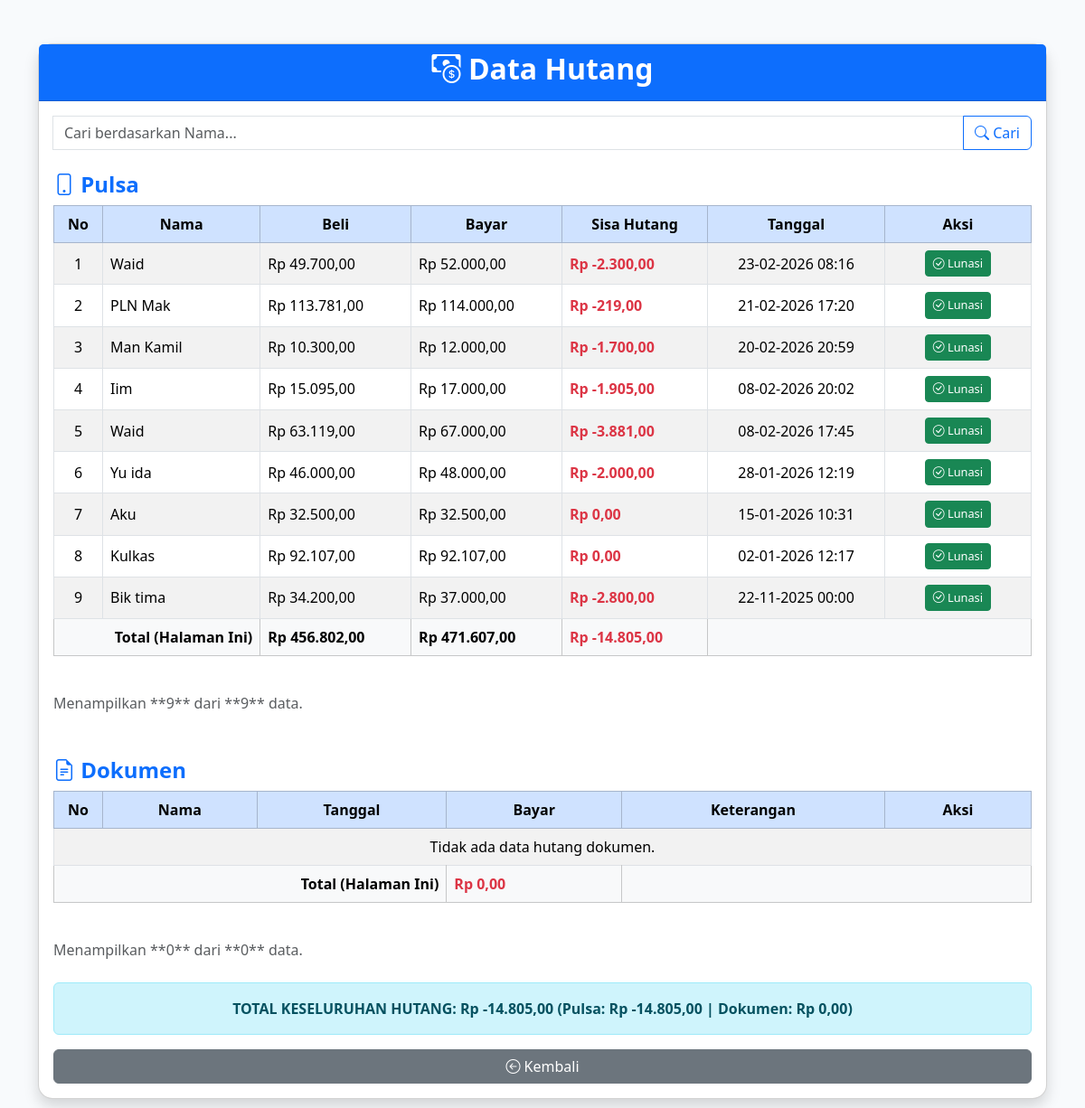
Screenshot of /hutang/hutang.php with the database file from the repository.
### tables this page shows
CREATE TABLE `pulsa` (
  `id` int(11) NOT NULL,
  `nama` varchar(255) NOT NULL,
  `beli` decimal(10,2) NOT NULL,
  `bayar` decimal(10,2) NOT NULL,
  `tanggal` datetime DEFAULT NULL,
  `status` enum('Hutang','Lunas') NOT NULL,
  `tanggal_lunas` datetime DEFAULT NULL
);

### hutang/hutang.php (the view, shortened to what this page needs)
<?php
include '../koneksi.php';
$limit = 10;
function formatRupiah($angka)
{
    if (!is_numeric($angka)) {
        return "Rp 0,00";
    }
    return "Rp " . number_format($angka, 2, ',', '.');
}
function formatTanggal($tanggal, $include_time = false)
{
    $format = "d-m-Y";
    if ($include_time) {
        $format = "d-m-Y H:i";
    }
    return date($format, strtotime($tanggal));
}
$search_query = isset($_GET['cari']) ? $_GET['cari'] : '';
$where_clause = '';
$pagePulsa = isset($_GET['halaman_pulsa']) ? max(1, (int)$_GET['halaman_pulsa']) : 1;
$startPulsa = ($pagePulsa * $limit) - $limit;
$totalQueryPulsa = "SELECT COUNT(id) AS total FROM pulsa WHERE status = 'Hutang'" . $where_clause;
$totalResultPulsa = $conn->query($totalQueryPulsa);
$totalRowsPulsa = $totalResultPulsa->fetch_assoc()['total'];
$queryPulsa = "SELECT * FROM pulsa WHERE status = 'Hutang'" . $where_clause . " ORDER BY tanggal DESC LIMIT $startPulsa, $limit";
$resultPulsa = $conn->query($queryPulsa);
$totalBeliPulsa = 0;
$totalBayarPulsa = 0;
$pageDokumen = isset($_GET['halaman_dokumen']) ? max(1, (int)$_GET['halaman_dokumen']) : 1;
$startDokumen = ($pageDokumen * $limit) - $limit;
$totalQueryDokumen = "SELECT COUNT(id) AS total FROM dokumen WHERE status = 'Hutang'" . $where_clause;
$totalResultDokumen = $conn->query($totalQueryDokumen);
$totalRowsDokumen = $totalResultDokumen->fetch_assoc()['total'];
$queryDokumen = "SELECT * FROM dokumen WHERE status = 'Hutang'" . $where_clause . " ORDER BY tanggal DESC LIMIT $startDokumen, $limit";
$resultDokumen = $conn->query($queryDokumen);
$totalBayarDokumen = 0;
$globalQueryPulsa = "SELECT SUM(beli) AS total_beli, SUM(bayar) AS total_bayar FROM pulsa WHERE status = 'Hutang'";
$globalResultPulsa = $conn->query($globalQueryPulsa)->fetch_assoc();
$totalHutangPulsaGlobal = $globalResultPulsa['total_beli'] - $globalResultPulsa['total_bayar'];
$globalQueryDokumen = "SELECT SUM(bayar) AS total_bayar FROM dokumen WHERE status = 'Hutang'";
$globalResultDokumen = $conn->query($globalQueryDokumen)->fetch_assoc();
$totalHutangDokumenGlobal = $globalResultDokumen['total_bayar'];
$totalHutangGlobal = $totalHutangPulsaGlobal + $totalHutangDokumenGlobal;
?>
<!DOCTYPE html>
<html lang="id">
<head>
    <link href="https://cdn.jsdelivr.net/npm/bootstrap@5.3.3/dist/css/bootstrap.min.css" rel="stylesheet">
    <link href="https://cdn.jsdelivr.net/npm/bootstrap-icons@1.10.5/font/bootstrap-icons.css" rel="stylesheet">
</head>
<body>
    <div class="container mt-5 mb-5">
        <div class="card shadow">
            <div class="card-header bg-primary text-white text-center">
                <h2><i class="bi bi-cash-coin"></i> Data Hutang</h2>
            </div>
            <div class="card-body">
                <form action="" method="GET" class="mb-4">
                    <div class="input-group">
                        <input type="text" class="form-control" placeholder="Cari berdasarkan Nama..." name="cari"
                            value="<?= htmlspecialchars($search_query) ?>">
                        <button class="btn btn-outline-primary" type="submit">
                            <i class="bi bi-search"></i> Cari
                        </button>
                    </div>
                </form>
                <h4 class="mt-3 text-primary"><i class="bi bi-phone"></i> Pulsa</h4>
                <div class="table-responsive mb-4">
                    <table class="table table-bordered table-hover table-striped align-middle">
                        <thead class="table-primary text-center">
                            <tr>
                                <th style="width: 5%;">No</th>
                                <th>Nama</th>
                                <th>Beli</th>
                                <th>Bayar</th>
                                <th>Sisa Hutang</th>
                                <th>Tanggal</th>
                                <th style="width: 15%;">Aksi</th>
                            </tr>
                        </thead>
                        <tbody>
                            <?php $no = $startPulsa + 1;
                            if ($resultPulsa->num_rows > 0) :
                                while ($row = $resultPulsa->fetch_assoc()) {
                                    $totalBeliPulsa += $row['beli'];
                                    $totalBayarPulsa += $row['bayar'];
                                    $sisaHutang = $row['beli'] - $row['bayar'];
                            ?>
                                    <tr>
                                        <td class="text-center"><?= $no++ ?></td>
                                        <td><?= htmlspecialchars($row['nama']) ?></td>
                                        <td><?= formatRupiah($row['beli']) ?></td>
                                        <td><?= formatRupiah($row['bayar']) ?></td>
                                        <td class="fw-bold text-danger"><?= formatRupiah($sisaHutang) ?></td>
                                        <td class="text-center"><?= formatTanggal($row['tanggal'], true) ?></td>
                                        <td class="text-center">
                                            <form action="../hutang/update_status.php" method="POST">
                                                <button type="submit" class="btn btn-success btn-sm"
                                                    onclick="return confirm('Yakin ingin melunasi hutang pulsa dari <?= htmlspecialchars($row['nama']) ?>?')">
                                                    <i class="bi bi-check-circle"></i> Lunasi
                                                </button>
                                            </form>
                                        </td>
                                    </tr>
                                <?php }
                            else: ?>
                                <tr>
                                    <td colspan="7" class="text-center">Tidak ada data hutang pulsa.</td>
                                </tr>
                            <?php endif; ?>
                        </tbody>
                        <tfoot class="table-light">
                            <tr class="fw-bold">
                                <td colspan="2" class="text-end">Total (Halaman Ini)</td>
                                <td><?= formatRupiah($totalBeliPulsa) ?></td>
                                <td><?= formatRupiah($totalBayarPulsa) ?></td>
                                <td class="text-danger"><?= formatRupiah($totalBeliPulsa - $totalBayarPulsa) ?></td>
                                <td colspan="2"></td>
                            </tr>
                        </tfoot>
                    </table>
                </div>
                <div class="d-flex justify-content-between align-items-center mb-5">
                    <p class="mb-0 text-muted">
                        Menampilkan **<?= $resultPulsa->num_rows ?>** dari **<?= $totalRowsPulsa ?>** data.
                    </p>
                </div>
                <h4 class="text-primary"><i class="bi bi-file-earmark-text"></i> Dokumen</h4>
                <div class="table-responsive mb-4">
                    <table class="table table-bordered table-hover table-striped align-middle">
                        <thead class="table-primary text-center">
                            <tr>
                                <th style="width: 5%;">No</th>
                                <th>Nama</th>
                                <th>Tanggal</th>
                                <th>Bayar</th>
                                <th>Keterangan</th>
                                <th style="width: 15%;">Aksi</th>
                            </tr>
                        </thead>
                        <tbody>
                            <?php $no = $startDokumen + 1;
                            if ($resultDokumen->num_rows > 0) :
                                while ($row = $resultDokumen->fetch_assoc()) {
                                    $totalBayarDokumen += $row['bayar'];
                            ?>
                                    <tr>
                                        <td class="text-center"><?= $no++ ?></td>
                                        <td><?= htmlspecialchars($row['nama']) ?></td>
                                        <td class="text-center"><?= formatTanggal($row['tanggal'], true) ?></td>
                                        <td class="fw-bold text-danger"><?= formatRupiah($row['bayar']) ?></td>
                                        <td><?= htmlspecialchars($row['keterangan']) ?></td>
                                        <td class="text-center">
                                            <form action="../hutang/update_status.php" method="POST">
                                                <input type="hidden" name="id" value="<?= $row['id'] ?>">
                                                <input type="hidden" name="type" value="dokumen">
                                                <button type="submit" class="btn btn-success btn-sm"
                                                    onclick="return confirm('Yakin ingin melunasi hutang dokumen dari <?= htmlspecialchars($row['nama']) ?>?')">
                                                    <i class="bi bi-check-circle"></i> Lunasi
                                                </button>
                                            </form>
                                        </td>
                                    </tr>
                                <?php }
                            else: ?>
                                <tr>
                                    <td colspan="6" class="text-center">Tidak ada data hutang dokumen.</td>
                                </tr>
                            <?php endif; ?>
                        </tbody>
                        <tfoot class="table-light">
                            <tr class="fw-bold">
                                <td colspan="3" class="text-end">Total (Halaman Ini)</td>
                                <td class="text-danger"><?= formatRupiah($totalBayarDokumen) ?></td>
                                <td colspan="2"></td>
                            </tr>
                        </tfoot>
                    </table>
                </div>
                <div class="d-flex justify-content-between align-items-center mb-4">
                    <p class="mb-0 text-muted">
                        Menampilkan **<?= $resultDokumen->num_rows ?>** dari **<?= $totalRowsDokumen ?>** data.
                    </p>
                </div>
                <div class="alert alert-info fw-bold text-center">
                    TOTAL KESELURUHAN HUTANG: <?= formatRupiah($totalHutangGlobal) ?>
                    (Pulsa: <?= formatRupiah($totalHutangPulsaGlobal) ?> | Dokumen: <?= formatRupiah($totalHutangDokumenGlobal) ?>)
                </div>
                <div class="text-center">
                    <a href="../index.php" class="btn btn-secondary w-100">
                        <i class="bi bi-arrow-left-circle"></i> Kembali
                    </a>
                </div>
            </div>
        </div>
    </div>
</body>
</html>

### hutang/hutang.php (style rules this page uses)
body { background-color: #f8fafc; }
h2, h4 { font-weight: 600; }
.card { border-radius: 1rem; }
.btn-sm { font-size: 0.8rem; }

### rows the page displays
pulsa: nama "Waid", beli "Rp 49.700,00", bayar "Rp 52.000,00", formatRupiah($sisaHutang) "Rp -2.300,00", tanggal "23-02-2026 08:16"
pulsa: nama "PLN Mak", beli "Rp 113.781,00", bayar "Rp 114.000,00", formatRupiah($sisaHutang) "Rp -219,00", tanggal "21-02-2026 17:20"
pulsa: nama "Man Kamil", beli "Rp 10.300,00", bayar "Rp 12.000,00", formatRupiah($sisaHutang) "Rp -1.700,00", tanggal "20-02-2026 20:59"
pulsa: nama "Iim", beli "Rp 15.095,00", bayar "Rp 17.000,00", formatRupiah($sisaHutang) "Rp -1.905,00", tanggal "08-02-2026 20:02"
pulsa: nama "Waid", beli "Rp 63.119,00", bayar "Rp 67.000,00", formatRupiah($sisaHutang) "Rp -3.881,00", tanggal "08-02-2026 17:45"
pulsa: nama "Yu ida", beli "Rp 46.000,00", bayar "Rp 48.000,00", formatRupiah($sisaHutang) "Rp -2.000,00", tanggal "28-01-2026 12:19"
pulsa: nama "Aku", beli "Rp 32.500,00", bayar "Rp 32.500,00", formatRupiah($sisaHutang) "Rp 0,00", tanggal "15-01-2026 10:31"
pulsa: nama "Kulkas", beli "Rp 92.107,00", bayar "Rp 92.107,00", formatRupiah($sisaHutang) "Rp 0,00", tanggal "02-01-2026 12:17"
pulsa: nama "Bik tima", beli "Rp 34.200,00", bayar "Rp 37.000,00", formatRupiah($sisaHutang) "Rp -2.800,00", tanggal "22-11-2025 00:00"

### other values shown
formatRupiah($totalBeliPulsa) "Rp 456.802,00"
formatRupiah($totalBayarPulsa) "Rp 471.607,00"
formatRupiah($totalBeliPulsa - $totalBayarPulsa) "Rp -14.805,00"
$resultPulsa->num_rows "9"
$totalRowsPulsa "9"
formatRupiah($totalBayarDokumen) "Rp 0,00"
$resultDokumen->num_rows "0"
$totalRowsDokumen "0"
formatRupiah($totalHutangGlobal) "Rp -14.805,00"
formatRupiah($totalHutangPulsaGlobal) "Rp -14.805,00"
formatRupiah($totalHutangDokumenGlobal) "Rp 0,00"
